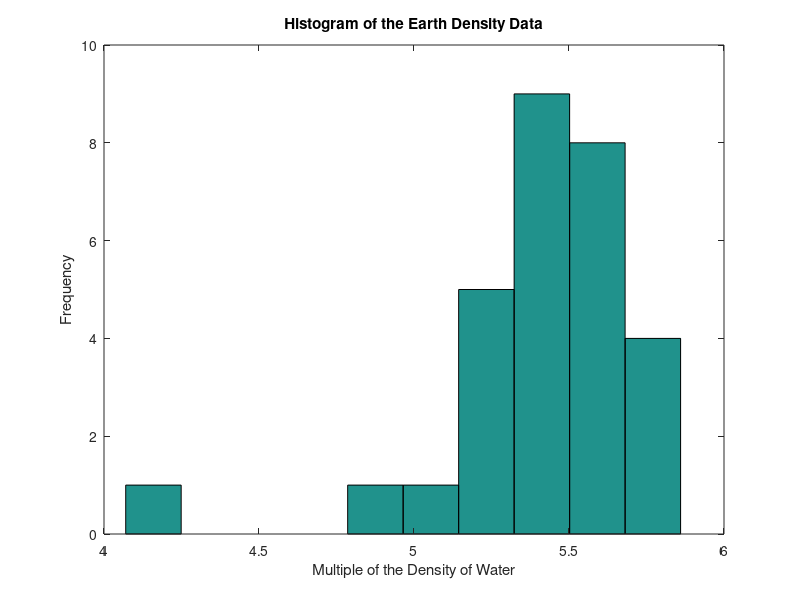

Reproduce this figure in MATLAB. (Note: this script raises an error after producing the figure.)
% Chapter 3

% PAGE 55
% We will first load the variable.
load earth

% Now, we find the mean.
xbar = mean(earth)

% Find the median density of the Earth.
med = median(earth)

% PAGE 56
% Find the trimmed mean density of the Earth.
% We will use 20% for our trimming.
xbar_trim = trimmean(earth, 20)

% Now, find the mode.
mod_earth = mode(earth)

% PAGEs 59 - 60

% First find the minimum, maximum and range
% of the earth data.
minearth = min(earth)
maxearth = max(earth)

% Find the range. 
rngearth = range(earth)

% We can also find the range, as follows
maxearth - minearth

% Next, we find the variance and the
% standard deviation.
vearth = var(earth)
searth = std(earth)

% We can also find the standard deviation
% by taking the square root of the variance.
sqrt(var(earth))

% PAGE 61

% Now, let's find the covariance matrix of the
% setosa iris. First, we need to load it.
load iris

% Find the covariance matrix of the setosa object.
cvsetosa = cov(setosa)

% Find the correlation coefficients.
crsetosa = corrcoef(setosa)

% If the argument to the var function is a matrix,
% then it will return the variance of each column
% or variable.
var(setosa)

% PAGE 65

% First, we find the quartiles.
quart = quantile(earth,[.25 .50 .75])

% This is what we get from the median function.
median(earth) % This gives the same result.

% Next, find the IQR of the earth data.
iqrearth = iqr(earth)

% PAGE 66

% Get the quartiles using a different function. 
pearth = prctile(earth,[25 50 75])

% Find the sample skewness of the earth data.
skearth = skewness(earth)

% PAGE 69

% Construct histogram using 10 bins.
% This is in base MATLAB.
hist(earth)
title('Histogram of the Earth Density Data')
xlabel('Multiple of the Density of Water')
ylabel('Frequency')

% PAGE 71

% Use the histfit function in the
% Statistics Toolbox.
% Request a kernel density estimate along with
% the histogram, and use more bins.
histfit(earth,20,'kernel')
title('Histogram and Density of the Earth Data')
xlabel('Multiple of the Density of Water')
ylabel('Frequency')

% PAGE 72

% Get a probability plot comparing the
% earth data to a normal distribution.
probplot(earth)
xlabel('Earth Quantiles')

% Construct a Q-Q plot of the sepal length
% for Virginica and Versicolor in the iris data.
qqplot(virginica(:,1),versicolor(:,1))
title('Q-Q Plot of Sepal Length - Iris Data')
xlabel('Virginica Quantiles')
ylabel('Versicolor Quantiles')

% Create boxplots of sepal length
% for the iris data.
boxplot([setosa(:,1),virginica(:,1),...
    versicolor(:,1)],...
    'notch','on',...
    'labels',{'Setosa','Virginica','Versicolor'})
title('Notched Boxplots of Sepal Length')



















